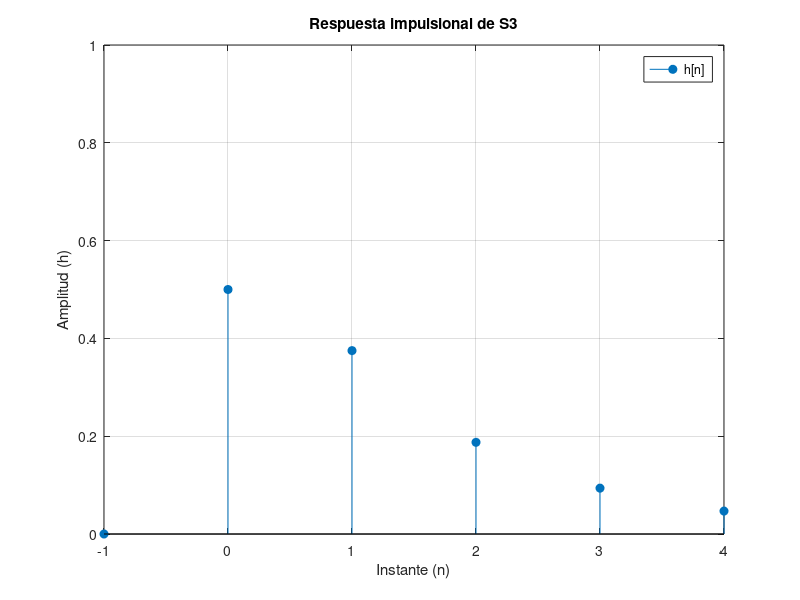
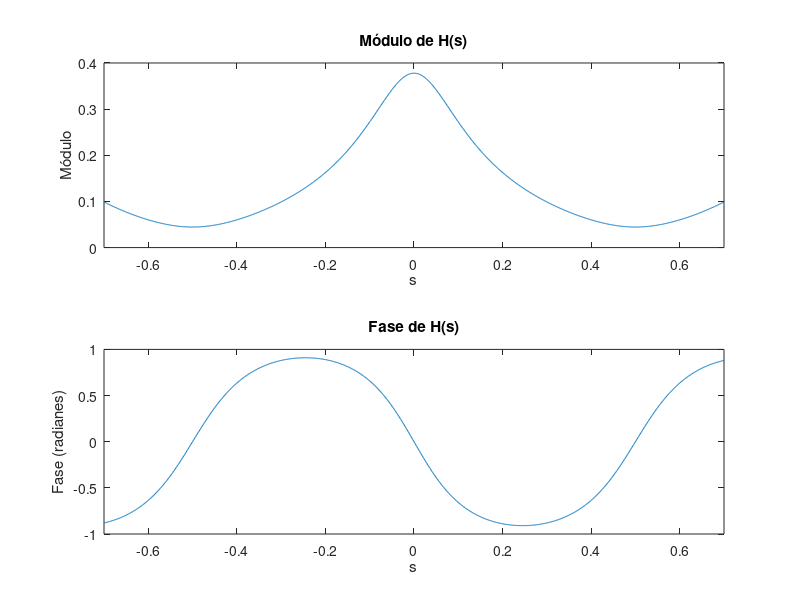

Write the MATLAB code that produced these figures, in order.
% Grafico de respuesta impulsional y respuesta en frecuencia de Sistema S3

% Respuesta impulsional
n=[-1:4];
x=zeros(size(n));
x(2)=1/2;
x(3)=3/8;
x(4)=3/16;
x(5)=3/32;
x(6)=3/64;

stem(n, x, 'filled');
xlabel('Instante (n)'); % Etiqueta del eje x
ylabel('Amplitud (h)'); % Etiqueta del eje y
ylim([0 1]);
title('Respuesta impulsional de S3'); % Título del gráfico
grid on; % Activa la cuadrícula en el gráfico
legend('h[n]'); % Agrega una leyenda
print -f1 -dpng img/S3_impulsional % Importar figura

% Respuesta en frecuencia
s = -0.7:0.001:0.7;

H_s = (1/4)./(1-(1/2)*exp(-1*i * 2 * pi * s)) + ((1/4)*exp(-1*i * 2 * pi * s))/((1-(1/2)*exp(-1*i * 2 * pi * s)));

subplot(2, 1, 1);
plot(s, abs(H_s));
xlabel('s');
xlim([-0.7 0.7]);
ylabel('Módulo');
title('Módulo de H(s)');

subplot(2, 1, 2);
plot(s, angle(H_s));
xlabel('s');
xlim([-0.7 0.7]);
ylabel('Fase (radianes)');
title('Fase de H(s)');

print -f1 -dpng img/S3_frecuencia % Importar figura
